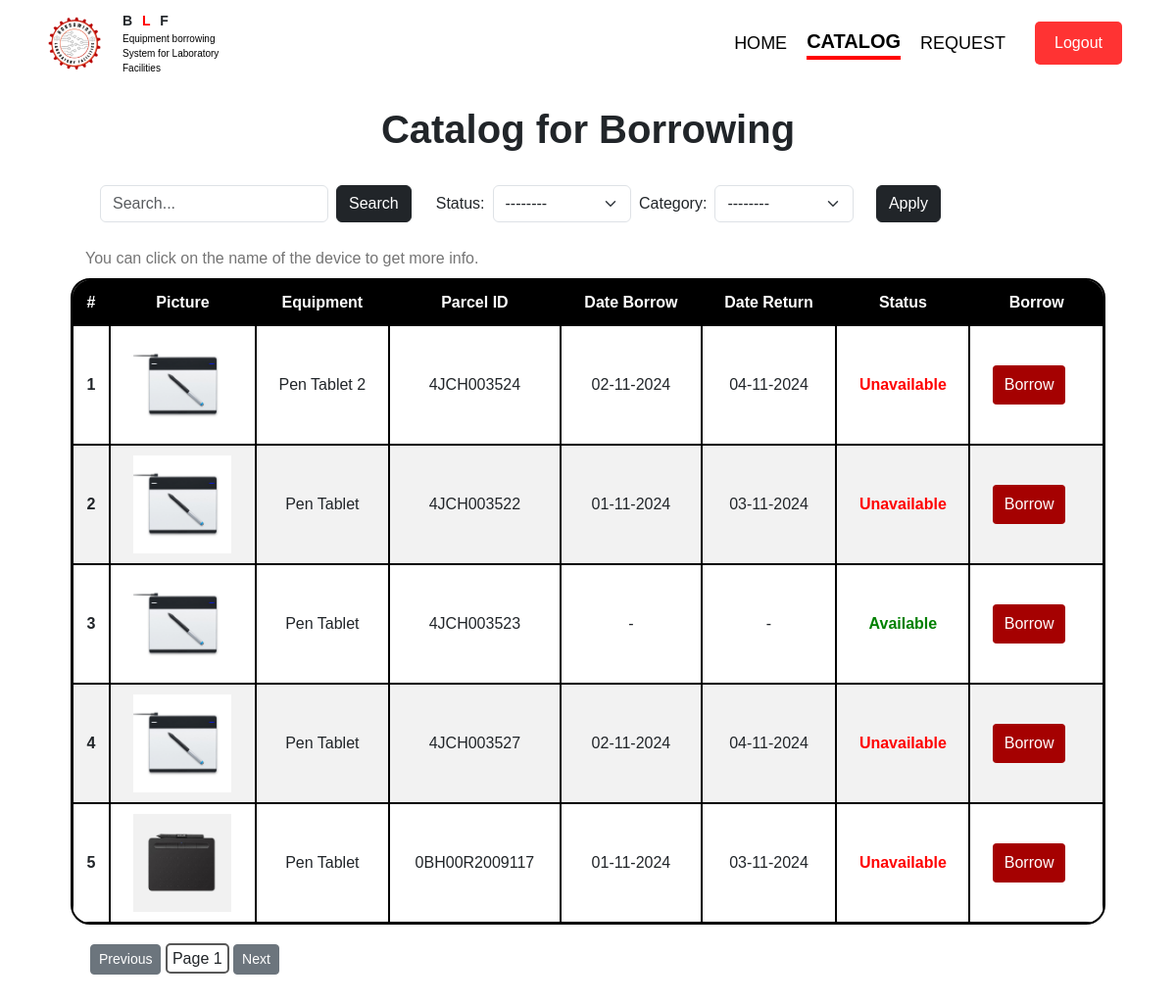
Page /catalog_user/ (signed in) on the committed database.
### myapp/models.py (models this page shows, shortened)
class Equipment(models.Model):
    equipment_id = models.AutoField(primary_key=True)
    image = models.ImageField(upload_to='media/', default='media/images/default.jpg')
    name = models.CharField(max_length=100)
    parcel_id = models.CharField(max_length=20)
    brand = models.CharField(max_length=100)
    status = models.BooleanField(default=False)
    date_borrow = models.DateField(null=True, blank=True, help_text="Date when the item was borrowed")
    date_return = models.DateField(null=True, blank=True, help_text="Date when the item is returned")
    borrower = models.ForeignKey(Student, on_delete=models.CASCADE, null=True, blank=True)
    describtion = models.CharField(max_length=360, default="No infomation found.")
    categories = models.CharField(max_length=360, default='default')
    STATUS_CHOICES = [
        ("available", "Available"),
        ("borrowed", "Borrowed"),
    ]
    class Meta:
        constraints = [
            models.UniqueConstraint(fields=['parcel_id'], name='unique_parcel_id')
        ]

### myapp/views.py (the view, shortened to what this page needs)
# urls.py: path("catalog_user/", views.catalog_user, name="catalog_user"),
@login_required
def catalog_user(request):
    all_equipment = Equipment.objects.all()
    categories = Equipment.objects.values_list('categories', flat=True).distinct()
    selected_status = request.POST.get('filter')
    selected_category = request.POST.get('categories')
    query = request.GET.get("q")
    if query:
        all_equipment = all_equipment.filter(
            Q(name__icontains=query)
            | Q(parcel_id__icontains=query)
        )
    if selected_category:
        all_equipment = all_equipment.filter(categories=selected_category)
    return render(request, "user/catalog_user.html", {
        "all_equipment": all_equipment,
        "selected_status": selected_status,
        "selected_category": selected_category,
        "categories": categories,
        })

### myapp/models.py (called while the page is built)
    @property
    def is_authenticated(self):
        return True

### myapp/templatetags/custom_filters.py (called while the page is built)
@register.filter
def startswith(value, arg):
    return value.startswith(arg)

### myapp/templates/user/catalog_user.html (shortened to what this page needs)
{% extends 'user/base.html' %}
{% load static %}
{% block content %}
    <div class="container">
        <h1>Catalog for Borrowing</h1>
        <section>
            <div>
                <form action="" method="get">
                    <input class="form-control" type="text" placeholder="Search..." name="q" value="{{ request.GET.q|default_if_none:'' }}"
                        onkeydown="if(event.key === 'Enter'){ this.form.submit(); }">
                    <button type="submit" class="btn btn-dark">Search</button>
                </form>
                <form method="post" action="{% url 'catalog_staff' %}">
                    <label for="status_filter">Status:</label>
                    <select name="filter" class="form-select" id="status_filter">
                        <option value="">--------</option>
                    </select>
                    <label for="category_filter">Category:</label>
                    <select name="categories" class="form-select" id="category_filter" style="margin-right: 15px;">
                        <option value="">--------</option>
                    </select>
                    <button type="submit" class="btn btn-dark">Apply</button>
                </form>
            </div>
        </section>
        <div style="padding: 0px 15px; margin-top: 0px; color: #757575;">
            <span>You can click on the name of the device to get more info.</span>
        </div>
        <table id="myTable">
            <thead>
                <tr>
                    <th scope="col">#</th>
                    <th scope="col">Picture</th>
                    <th scope="col">Equipment</th>
                    <th scope="col">Parcel ID</th>
                    <th scope="col">Date Borrow</th>
                    <th scope="col">Date Return</th>
                    <th scope="col">Status</th>
                    <th scope="col">Borrow</th>
                </tr>
            </thead>
            <tbody>
                {% for equipment in all_equipment %}
                    <tr>
                        <th scope="row">{{ forloop.counter }}</th>
                        <td><img src="{{ equipment.image.url }}" alt="{{ equipment.name }}"></td>
                        <td>
                            <span onclick="openModal('equipmentModal_{{ equipment.equipment_id }}')" style="cursor: pointer;">{{ equipment.name }}</span>
                        </td>
                        <td>{{ equipment.parcel_id }}</td>
                        <td>
                            {% if equipment.date_borrow %}
                                {{ equipment.date_borrow|date:"d-m-Y" }}
                            {% else %}
                                -
                            {% endif %}
                        </td>
                        <td>
                            {% if equipment.date_return %}
                                {{ equipment.date_return|date:"d-m-Y" }}
                            {% else %}
                                -
                            {% endif %}
                        </td>
                        <td>
                            {% if equipment.status %}
                                <span class="status unavailable">Unavailable</span>
                            {% else %}
                                <span class="status available">Available</span>
                            {% endif %}
                        </td>
                        <td>
                            <form action="{% url 'borrow_request' equipment.equipment_id %}" method="get">
                                <button id="request-button" type="submit">Borrow</button>
                            </form>
                        </td>
                    </tr>
                {% endfor %}
            </tbody>
        </table>
        <div style="margin: 20px 20px; margin-bottom: 60px;">
            <button onclick="previousPage()" class="btn btn-secondary btn-sm">Previous</button>
            <span style="border: 2px solid #585858; padding: 5px; border-radius: 5px;">Page <span id="page-number">1</span></span>
            <button onclick="nextPage()" class="btn btn-secondary btn-sm">Next</button>
        </div>
    </div>
{% endblock %}

### myapp/templates/user/base.html (shortened to what this page needs)
{% load static %}
{% load custom_filters %}
<!DOCTYPE html>
<html lang="en">
<head>
    <link href="https://cdn.jsdelivr.net/npm/bootstrap@5.3.3/dist/css/bootstrap.min.css" rel="stylesheet">
    <link rel="stylesheet" href="{% static 'base_user.css' %}">
</head>
<body>
    <header>
        <div class="logo">
            <img src="{% static 'images/logo_empty.png' %}" alt="Logo">
            <div class="text-content">
                <span class="logo-letters">B <span style="color: red;">L</span> F</span>
                <div class="logo-subtext">Equipment borrowing</div>
                <div class="logo-subtext">System for Laboratory</div>
                <div class="logo-subtext">Facilities</div>
            </div>
        </div>
        <nav>
            <ul>
                <li class="menu-item {% if request.path == '/home_user/' %}selected{% endif %}"><a href="{% url 'home_user' %}">HOME</a></li>
                <li class="menu-item {% if request.path == '/catalog_user/' %}selected{% endif %}"><a href="{% url 'catalog_user' %}">CATALOG</a></li>
                <li class="menu-item {% if request.path|startswith:'/request/' %}selected{% endif %}"><a href="{% url 'request' request.user.username %}">REQUEST</a></li>
                <form action="{% url 'logout' %}" method="post">
                    <button type="submit" id="logout-btn" class="logout-btn">Logout</button>
                </form>
            </ul>
        </nav>
    </header>
    {% block content %}
    {% endblock %}
</body>
</html>

### myapp/static/base_user.css (style rules this page uses)
body { font-family: Arial, sans-serif; margin: 0; padding: 0; background-color: #ffffff; flex-wrap: wrap; }
header { display: flex; align-items: center; justify-content: space-between; padding: 10px 40px; background-color: #ffffff; height: 11vh; width: 100vw; position: sticky; top: 0; }
.logo { display: flex; align-items: center; }
.logo img { width: 70px; height: auto; margin-right: 5px; }
.logo-letters { font-size: 14px; font-weight: bold; letter-spacing: 3px; }
.logo-subtext { font-size: 10px; color: black; text-align: left; }
.text-content { display: flex; flex-direction: column; margin-left: 10px; }
nav ul { list-style-type: none; margin: 0; padding: 0; display: flex; align-items: center; }
nav ul li { margin-left: 20px; }
.logout-btn { background-color: #ff3333; color: white; border: none; padding: 10px 20px; cursor: pointer; font-size: 1em; margin-left: 30px; border-radius: 5px; position: relative; }
h1 { text-align: center; }
.container { width: 90%; margin: 10px auto; }

### myapp/templates/user/catalog_user.html (style rules this page uses)
h1 { text-align: center; font-weight: bold; }
.container { width: 90%; margin: 20px auto; }
section { display: flex; align-items: center; justify-content: space-between; padding: 10px 30px; background-color: #ffffff; height: 11vh; width: 100%; }
section div { display: flex; align-items: center; gap: 10px; }
#request-button { padding: 8px 12px; background-color: #a50101; color: white; border: none; border-radius: 4px; cursor: pointer; }
table { border-collapse: separate; border-spacing: 0; width: 100%; border-radius: 20px; overflow: hidden; background-color: white; border: 2px solid #000; margin-top: 8px; }
thead { background-color: #000; color: white; }
th, td { padding: 10px 10px; text-align: center; border: 1px solid #000; }
tr:nth-child(even) { background-color: #f2f2f2; }
img { width: auto; height: 100px; }
.status.available { color: green; font-weight: bold; }
.status.unavailable { color: red; font-weight: bold; }
form { display: flex; flex-direction: row; justify-content: center; align-items: center; margin-right: 15px; gap: 8px; }

### myapp/templates/user/base.html (style rules this page uses)
.menu-item { font-size: 18px; transition: font-size 0.3s ease; }
nav ul li a { color: black; text-decoration: none; }
.menu-item:hover, .menu-item.selected { font-size: 20px; font-weight: bold; border-bottom: 4px solid red; }

### rows in the picture
Equipment: image (picture), name "Pen Tablet 2", parcel_id "4JCH003524", date_borrow "02-11-2024", date_return "04-11-2024", status "Unavailable"
Equipment: image (picture), name "Pen Tablet", parcel_id "4JCH003522", date_borrow "01-11-2024", date_return "03-11-2024", status "Unavailable"
Equipment: image (picture), name "Pen Tablet", parcel_id "4JCH003523", status "Available"
Equipment: image (picture), name "Pen Tablet", parcel_id "4JCH003527", date_borrow "02-11-2024", date_return "04-11-2024", status "Unavailable"
Equipment: image (picture), name "Pen Tablet", parcel_id "0BH00R2009117", date_borrow "01-11-2024", date_return "03-11-2024", status "Unavailable"
